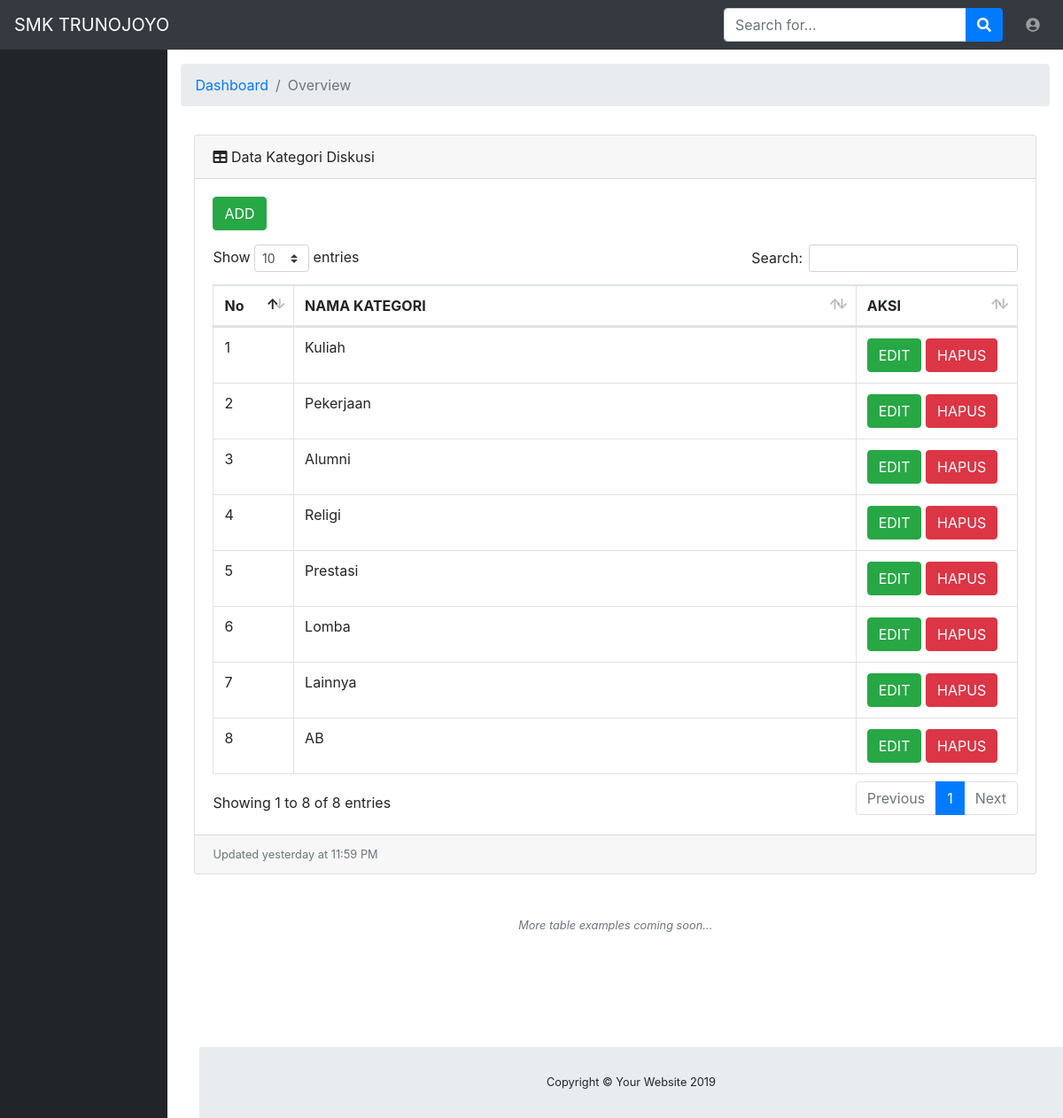
The app's page /admin/media.php?halaman=ketegori_diskusi with its own data.
### tables this page shows
CREATE TABLE `kategori_diskusi` (
  `ID_KATEGORIDISK` int(11) NOT NULL,
  `KATEGORI` varchar(50) DEFAULT NULL
);

### admin/data_ketegori_diskus.php (the view, shortened to what this page needs)
<?php
include "../config/koneksi.php";
?>
<!DOCTYPE html>
<html lang="en">
<head>
  <link href="vendor/fontawesome-free/css/all.min.css" rel="stylesheet" type="text/css">
  <link href="vendor/datatables/dataTables.bootstrap4.css" rel="stylesheet">
  <link href="css/sb-admin.css" rel="stylesheet">
</head>
<body id="page-top">
  <div id="wrapper">
    <div id="content-wrapper">
      <div class="container-fluid">
        <div class="card mb-3">
          <div class="card-header">
            <i class="fas fa-table"></i>
            Data Kategori Diskusi</div>
          <div class="card-body">
            <div class="table-responsive">
              <table class="table table-bordered" id="dataTable" width="100%" cellspacing="0">
              <p><a class="btn btn-success" href="media.php?halaman=kategori_diskusi_add">ADD</a></p>
                <thead>
                  <tr>
                    <th width="10%">No</th>
                    <th width="70%">NAMA KATEGORI</th>
                    <th width="20%">AKSI</th>
                  </tr>
                </thead>
                <tbody>
                <?php
		$no = 1;
		$data = mysqli_query($koneksi,"select * from kategori_diskusi");
		while($d = mysqli_fetch_array($data)){
			?>
			<tr>
				<td><?php echo $no++; ?></td>
                <td><?php echo $d['KATEGORI']; ?></td>
				<td>
					<a class="btn btn-success" href="media.php?halaman=kategori_diskusi_edit&ID_KATEGORIDISK=<?php echo $d['ID_KATEGORIDISK']; ?>">EDIT</a>
					<a class="btn btn-danger" href="proses_kat_diskus.php?ID_KATEGORIDISK=<?php echo $d['ID_KATEGORIDISK']; ?>">HAPUS</a>
				</td>
			</tr>
			<?php
		}
		?>
                </tbody>
              </table>
            </div>
          </div>
          <div class="card-footer small text-muted">Updated yesterday at 11:59 PM</div>
        </div>
        <p class="small text-center text-muted my-5">
          <em>More table examples coming soon...</em>
        </p>
      </div>
      <footer class="sticky-footer">
        <div class="container my-auto">
          <div class="copyright text-center my-auto">
            <span>Copyright © Your Website 2019</span>
          </div>
        </div>
      </footer>
    </div>
  </div>
</body>
</html>

### records on screen
kategori_diskusi: KATEGORI "Kuliah"
kategori_diskusi: KATEGORI "Pekerjaan"
kategori_diskusi: KATEGORI "Alumni"
kategori_diskusi: KATEGORI "Religi"
kategori_diskusi: KATEGORI "Prestasi"
kategori_diskusi: KATEGORI "Lomba"
kategori_diskusi: KATEGORI "Lainnya"
kategori_diskusi: KATEGORI "AB"
